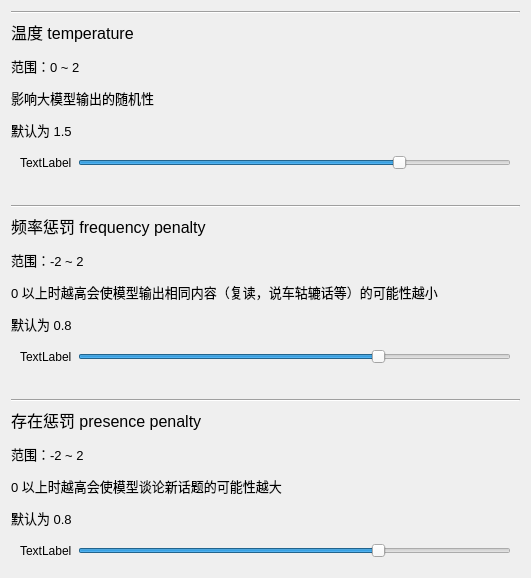
             <widget class="QWidget" name="scrollAreaWidgetContents_6">
              <property name="geometry">
               <rect>
                <x>0</x>
                <y>-235</y>
                <width>531</width>
                <height>550</height>
               </rect>
              </property>
              <layout class="QVBoxLayout" name="verticalLayout_17">
               <item>
                <widget class="Line" name="line_21">
                 <property name="orientation">
                  <enum>Qt::Horizontal</enum>
                 </property>
                </widget>
               </item>
               <item>
                <widget class="QLabel" name="temperatureLabel">
                 <property name="text">
                  <string>&lt;html&gt;&lt;head/&gt;&lt;body&gt;&lt;p&gt;&lt;span style=&quot; font-size:12pt;&quot;&gt;温度 temperature&lt;/span&gt;&lt;/p&gt;&lt;p&gt;&lt;span style=&quot; font-size:10pt;&quot;&gt;范围：0 ~ 2&lt;/span&gt;&lt;/p&gt;&lt;p&gt;&lt;span style=&quot; font-size:10pt;&quot;&gt;影响大模型输出的随机性&lt;/span&gt;&lt;/p&gt;&lt;p&gt;&lt;span style=&quot; font-size:10pt;&quot;&gt;默认为 1.5&lt;/span&gt;&lt;/p&gt;&lt;/body&gt;&lt;/html&gt;</string>
                 </property>
                </widget>
               </item>
               <item>
                <widget class="QWidget" name="temperatureSliderWidget" native="true">
                 <layout class="QHBoxLayout" name="horizontalLayout_17">
                  <item>
                   <widget class="QLabel" name="temperatureShowLabel">
                    <property name="text">
                     <string>TextLabel</string>
                    </property>
                   </widget>
                  </item>
                  <item>
                   <widget class="QSlider" name="temperatureSlider">
                    <property name="maximum">
                     <number>20</number>
                    </property>
                    <property name="singleStep">
                     <number>1</number>
                    </property>
                    <property name="value">
                     <number>15</number>
                    </property>
                    <property name="orientation">
                     <enum>Qt::Horizontal</enum>
                    </property>
                   </widget>
                  </item>
                 </layout>
                </widget>
               </item>
               <item>
                <spacer name="verticalSpacer_20">
                 <property name="orientation">
                  <enum>Qt::Vertical</enum>
                 </property>
                 <property name="sizeType">
                  <enum>QSizePolicy::Fixed</enum>
                 </property>
                 <property name="sizeHint" stdset="0">
                  <size>
                   <width>0</width>
                   <height>20</height>
                  </size>
                 </property>
                </spacer>
               </item>
               <item>
                <widget class="Line" name="line_22">
                 <property name="orientation">
                  <enum>Qt::Horizontal</enum>
                 </property>
                </widget>
               </item>
               <item>
                <widget class="QLabel" name="frequencyPenaltyLabel">
                 <property name="text">
                  <string>&lt;html&gt;&lt;head/&gt;&lt;body&gt;&lt;p&gt;&lt;span style=&quot; font-size:12pt;&quot;&gt;频率惩罚 frequency penalty&lt;/span&gt;&lt;/p&gt;&lt;p&gt;&lt;span style=&quot; font-size:10pt;&quot;&gt;范围：-2 ~ 2&lt;/span&gt;&lt;/p&gt;&lt;p&gt;&lt;span style=&quot; font-size:10pt;&quot;&gt;0 以上时越高会使模型输出相同内容（复读，说车轱辘话等）的可能性越小&lt;/span&gt;&lt;/p&gt;&lt;p&gt;&lt;span style=&quot; font-size:10pt;&quot;&gt;默认为 0.8&lt;/span&gt;&lt;/p&gt;&lt;/body&gt;&lt;/html&gt;</string>
                 </property>
                </widget>
               </item>
               <item>
                <widget class="QWidget" name="frequencyPenaltyWidget" native="true">
                 <layout class="QHBoxLayout" name="horizontalLayout_18">
                  <item>
                   <widget class="QLabel" name="frequencyPenaltyShowLabel">
                    <property name="text">
                     <string>TextLabel</string>
                    </property>
                   </widget>
                  </item>
                  <item>
                   <widget class="QSlider" name="frequencyPenaltySlider">
                    <property name="minimum">
                     <number>-20</number>
                    </property>
                    <property name="maximum">
                     <number>20</number>
                    </property>
                    <property name="value">
                     <number>8</number>
                    </property>
                    <property name="orientation">
                     <enum>Qt::Horizontal</enum>
                    </property>
                   </widget>
                  </item>
                 </layout>
                </widget>
               </item>
               <item>
                <spacer name="verticalSpacer_21">
                 <property name="orientation">
                  <enum>Qt::Vertical</enum>
                 </property>
                 <property name="sizeType">
                  <enum>QSizePolicy::Fixed</enum>
                 </property>
                 <property name="sizeHint" stdset="0">
                  <size>
                   <width>0</width>
                   <height>20</height>
                  </size>
                 </property>
                </spacer>
               </item>
               <item>
                <widget class="Line" name="line_23">
                 <property name="orientation">
                  <enum>Qt::Horizontal</enum>
                 </property>
                </widget>
               </item>
               <item>
                <widget class="QLabel" name="presecePenaltyLabel">
                 <property name="text">
                  <string>&lt;html&gt;&lt;head/&gt;&lt;body&gt;&lt;p&gt;&lt;span style=&quot; font-size:12pt;&quot;&gt;存在惩罚 presence penalty&lt;/span&gt;&lt;/p&gt;&lt;p&gt;&lt;span style=&quot; font-size:10pt;&quot;&gt;范围：-2 ~ 2&lt;/span&gt;&lt;/p&gt;&lt;p&gt;&lt;span style=&quot; font-size:10pt;&quot;&gt;0 以上时越高会使模型谈论新话题的可能性越大&lt;/span&gt;&lt;/p&gt;&lt;p&gt;&lt;span style=&quot; font-size:10pt;&quot;&gt;默认为 0.8&lt;/span&gt;&lt;/p&gt;&lt;/body&gt;&lt;/html&gt;</string>
                 </property>
                </widget>
               </item>
               <item>
                <widget class="QWidget" name="presencePenaltyWidget" native="true">
                 <layout class="QHBoxLayout" name="horizontalLayout_19">
                  <item>
                   <widget class="QLabel" name="presencePenaltyShowLabel">
                    <property name="text">
                     <string>TextLabel</string>
                    </property>
                   </widget>
                  </item>
                  <item>
                   <widget class="QSlider" name="presencePenaltylSlider">
                    <property name="minimum">
                     <number>-20</number>
                    </property>
                    <property name="maximum">
                     <number>20</number>
                    </property>
                    <property name="value">
                     <number>8</number>
                    </property>
                    <property name="orientation">
                     <enum>Qt::Horizontal</enum>
                    </property>
                   </widget>
                  </item>
                 </layout>
                </widget>
               </item>
               <item>
                <spacer name="verticalSpacer_22">
                 <property name="orientation">
                  <enum>Qt::Vertical</enum>
                 </property>
                 <property name="sizeHint" stdset="0">
                  <size>
                   <width>20</width>
                   <height>40</height>
                  </size>
                 </property>
                </spacer>
               </item>
              </layout>
             </widget>
